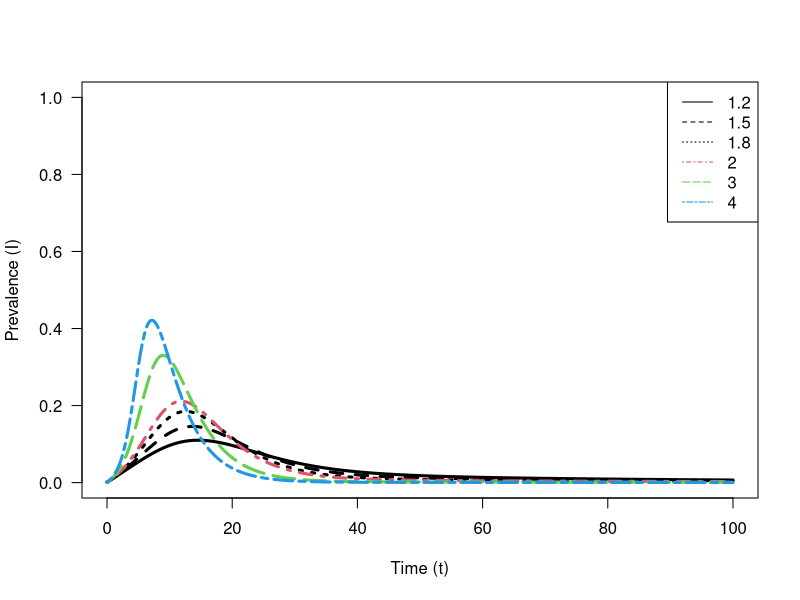

R code for this plot:
library(deSolve)
## Vector Field for SIR model
SIR.vector.field <- function(t, vars=c(S,I,R), parms=c(R_0,1/gamma,delta)) {
  with(as.list(c(parms, vars)), {
    dS <- -gamma*R_0*S*I-delta*S # dS/dt
    dI <- gamma*R_0*S*I - gamma*I+delta*S # dI/dt
    dR <- gamma*I #dR/dt
    vec.fld <- c(dS=dS, dI=dI, dR=dR)
    return(list(vec.fld)) # ode() requires a list
  })
}

draw.soln <- function(ic=c(S=1,I=0), tmax=1,
                      times=seq(0,tmax,by=tmax/500),
                      func, parms, ... ) {
  soln <- ode(ic, times, func, parms)
  lines(times, soln[,"I"], col=Rep_nums[i], lwd=3,... )
}

## Plot solutions of the SIR model
tmax <- 100 # end time for numerical integration of the ODE
## draw box for plot:
plot(0,0,xlim=c(0,tmax),ylim=c(0,1),
     type="n",xlab="Time (t)",ylab="Prevalence (I)",las=1)
## initial conditions:
I0 <- 0.001
S0 <- 1 - I0
R0 <- 1 - I0 - S0

## draw solutions for several values of parameter R_0:
Rep_nums <- c(1.2,1.5,1.8,2,3,4)
for (i in 1:length(Rep_nums)) {
  draw.soln(ic=c(S=S0,I=I0,R=R0), tmax=tmax,
            func=SIR.vector.field,
            parms=c(R_0=Rep_nums[i],gamma=1/4,delta=0.01),
            lty=i # use a different line style for each solution
  )
}
legend("topright",legend=Rep_nums,col=Rep_nums,lty=1:6)


  
